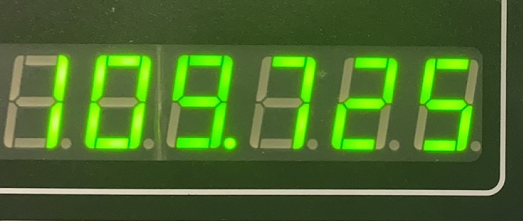
#> input picture 20220909_test01/images/109725.png, 523 x 221 px
$ python recognize_digits.py
#> lines starting #> are read from the running program, lines starting #| are printed output that depends on the picture; after the words box and inside, x2 and y2 are one past the last pixel; in counts of white or black regions, pixels touching at a corner belong together
#> further down, image is the input picture: shape (221, 523, 3); mean B, G, R 43.3, 106.5, 74.8
# -*- coding: utf-8 -*-
import cv2
from PIL import Image
import numpy as np
import time
from imutils.perspective import four_point_transform
from imutils import contours
import imutils
import cv2
import cv2 as cv
from PIL import Image
from pytesseract import pytesseract
from matplotlib import pyplot as plt
import argparse


def thermo_image_to_temp(image):

    # pre-process the image by resizing it, converting it to
    # graycale, blurring it, and computing an edge map
    image = imutils.resize(image, height=500)
#> image: shape (500, 1183, 3)

    #127
    ret, thresh4 = cv.threshold(image, 190, 255, cv.THRESH_TOZERO)
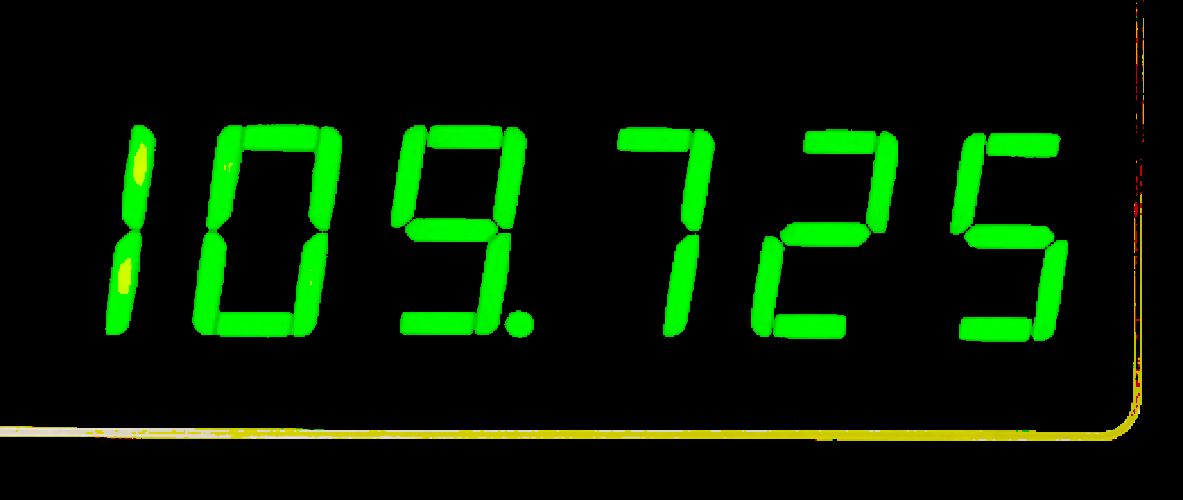
#> thresh4: shape (500, 1183, 3); mean of channels 0, 1, 2 1, 28.2, 4.8; drawn as B, G, R
    image = thresh4
    gray = cv2.cvtColor(image, cv2.COLOR_BGR2GRAY)
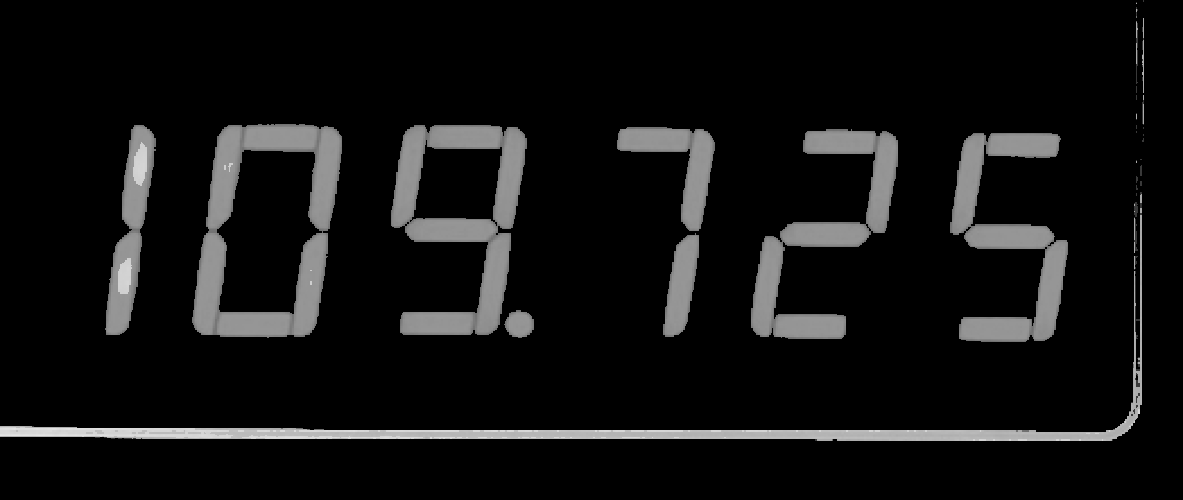
#> gray: shape (500, 1183); min 0, max 230, mean 18.1
    blurred = cv2.GaussianBlur(gray, (3, 3), 0)
    edged = cv2.Canny(blurred, 100, 200, 255)
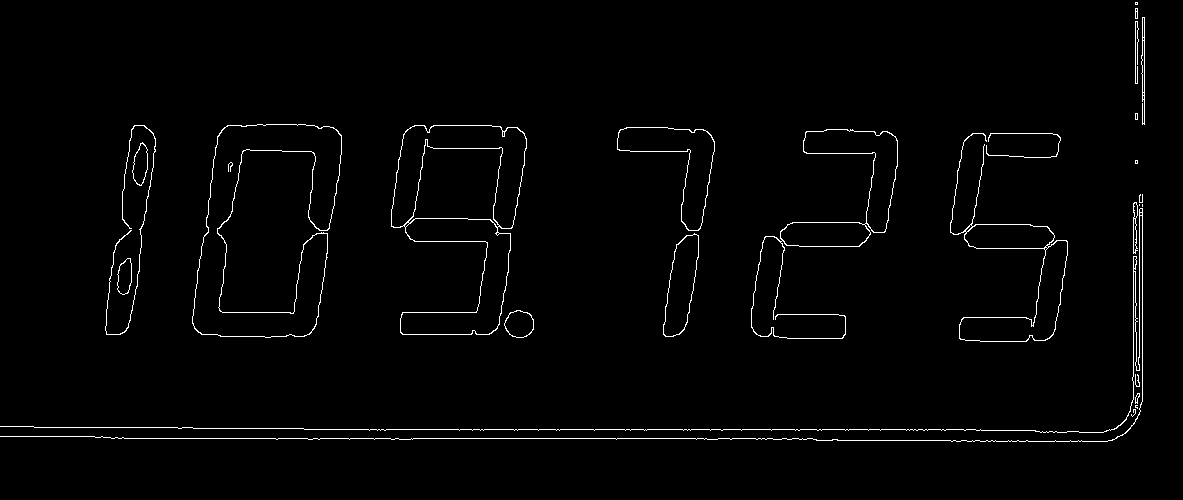
#> edged: shape (500, 1183); 1.6% white in thin lines or dots, all inside (x1, y1, x2, y2) = (0, 2, 1145, 442)


    #thresh = cv2.threshold(thresh4, 0, 255, cv2.THRESH_BINARY_INV | cv2.THRESH_OTSU)[1]
    kernel = cv2.getStructuringElement(cv2.MORPH_ELLIPSE, (5, 5))
    #去掉了一些边角位的杂音
    thresh = cv2.morphologyEx(thresh4, cv2.MORPH_OPEN, kernel)

    #cv2.imshow("thresh4", thresh4)
    #cv2.imshow("gray", gray)
    cv2.imshow("edged", edged)
    #cv2.imshow("thresh", thresh)

    gray_image  = cv2.cvtColor(thresh, cv2.COLOR_BGR2GRAY)

    #res = cv2.matchTemplate(Edges, templateEdges, cv2.TM_CCORR)
    path_to_image = gray_image
    path_to_tesseract = r"C:\Program Files\Tesseract-OCR\tesseract.exe"
    pytesseract.tesseract_cmd = path_to_tesseract

    final_image = thresh


    options = "outputbase digits"
    text = pytesseract.image_to_string(np.array(final_image) )
    print(text)
    cv2.imshow("gray_image", final_image)

    (thresh, im_bw) = cv2.threshold(gray_image, 128, 255, cv2.THRESH_BINARY | cv2.THRESH_OTSU)
    cv2.imshow("im_bw", im_bw)


    # Filename
    filename = 'images/gray_image.png'
    #cv2.imwrite(filename, final_image)

    cv2.waitKey(0)

"""
    ret,thresh1 = cv.threshold(img,127,255,cv.THRESH_BINARY)
    ret,thresh2 = cv.threshold(img,127,255,cv.THRESH_BINARY_INV)
    ret,thresh3 = cv.threshold(img,127,255,cv.THRESH_TRUNC)
    #效果最好
    ret,thresh4 = cv.threshold(img,127,255,cv.THRESH_TOZERO)
    ret,thresh5 = cv.threshold(img,127,255,cv.THRESH_TOZERO_INV)
    titles = ['Original Image','BINARY','BINARY_INV','TRUNC','TOZERO','TOZERO_INV']
    images = [img, thresh1, thresh2, thresh3, thresh4, thresh5]

    for i in range(6):
        plt.subplot(2,3,i+1),plt.imshow(images[i],'gray',vmin=0,vmax=255)
        plt.title(titles[i])
        plt.xticks([]),plt.yticks([])
    plt.show()
"""


if __name__ == "__main__":

    image = cv2.imread('images/109725.png')

    thermo_image_to_temp(image)
#> (the call stopped at in thermo_image_to_temp, `text = pytesseract.image_to_string(np.array(final_image) )`: pytesseract is not available in this run)
